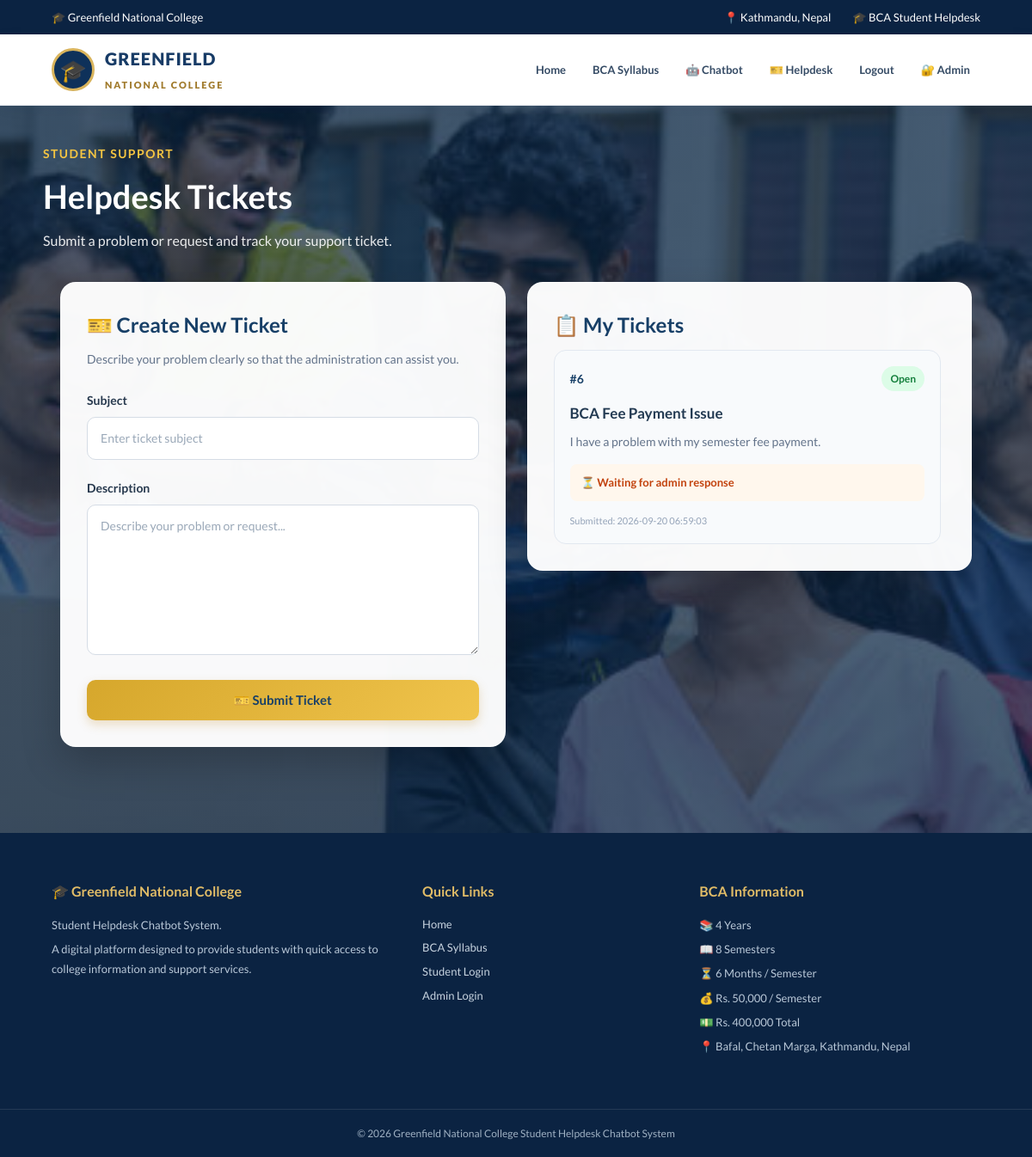
Screenshot of /tickets (signed in) with the database file from the repository.
### tables this page shows
CREATE TABLE tickets (
            id INTEGER PRIMARY KEY AUTOINCREMENT,
            user_id INTEGER NOT NULL,
            subject TEXT NOT NULL,
            description TEXT NOT NULL,
            reply TEXT,
            status TEXT DEFAULT 'Open',
            created_at TIMESTAMP DEFAULT CURRENT_TIMESTAMP
        );

### app.py (the view, shortened to what this page needs)
@app.route(
    "/tickets",
    methods=["GET", "POST"]
)
@student_required
def tickets():
    connection = get_db()
    student_tickets = connection.execute("""
        SELECT *
        FROM tickets
        WHERE user_id = ?
        ORDER BY id DESC
    """, (
        session["user_id"],
    )).fetchall()
    connection.close()
    return render_template(
        "tickets.html",
        tickets=student_tickets
    )

### app.py (called while the page is built)
def get_db():
    connection = sqlite3.connect(DATABASE)
    connection.row_factory = sqlite3.Row
    return connection

def student_required(function):
    @wraps(function)
    def wrapper(*args, **kwargs):
        if "user_id" not in session:
            flash("Please login first.")
            return redirect(
                url_for("login")
            )
        return function(*args, **kwargs)
    return wrapper

### templates/tickets.html (shortened to what this page needs)
{% extends "base.html" %}
{% block content %}
<section class="tickets-page">
    <div class="page-title">
        <span>
            STUDENT SUPPORT
        </span>
        <h1>
            Helpdesk Tickets
        </h1>
        <p>
            Submit a problem or request and track
            your support ticket.
        </p>
    </div>
    <div class="ticket-grid">
        <div class="panel">
            <h2>
                🎫 Create New Ticket
            </h2>
            <p class="panel-description">
                Describe your problem clearly so that
                the administration can assist you.
            </p>
            <form method="POST">
                <div class="professional-form-group">
                    <label>
                        Subject
                    </label>
                    <input
                        type="text"
                        name="subject"
                        placeholder="Enter ticket subject"
                        required
                    >
                </div>
                <div class="professional-form-group">
                    <label>
                        Description
                    </label>
                    <textarea
                        name="description"
                        rows="7"
                        placeholder="Describe your problem or request..."
                        required
                    ></textarea>
                </div>
                <button
                    type="submit"
                    class="gold-button"
                >
                    🎫 Submit Ticket
                </button>
            </form>
        </div>
        <div class="panel">
            <h2>
                📋 My Tickets
            </h2>
            {% if tickets %}
                <div class="student-ticket-list">
                    {% for ticket in tickets %}
                        <div class="student-ticket-card">
                            <div class="ticket-card-top">
                                <strong>
                                    #{{ ticket["id"] }}
                                </strong>
                                {% if ticket["status"] == "Open" %}
                                    <span class="status status-open">
                                        Open
                                    </span>
                                {% else %}
                                    <span class="status status-closed">
                                        Closed
                                    </span>
                                {% endif %}
                            </div>
                            <h3>
                                {{ ticket["subject"] }}
                            </h3>
                            <p>
                                {{ ticket["description"] }}
                            </p>
                            {% if ticket["reply"] %}
                                <div class="admin-reply">
                                    <strong>
                                        👨‍💼 Admin Reply
                                    </strong>
                                    <p>
                                        {{ ticket["reply"] }}
                                    </p>
                                </div>
                            {% else %}
                                <div class="waiting-reply">
                                    ⏳ Waiting for admin response
                                </div>
                            {% endif %}
                            <small>
                                Submitted:
                                {{ ticket["created_at"] }}
                            </small>
                        </div>
                    {% endfor %}
                </div>
            {% endif %}
        </div>
    </div>
</section>
{% endblock %}

### static/style.css (style rules this page uses)
* { margin: 0; padding: 0; box-sizing: border-box; }
html { scroll-behavior: smooth; }
body { font-family: "Lato", Arial, sans-serif; background: #f5f7fa; color: #26384f; line-height: 1.6; }
button { font-family: inherit; }
.gold-button { display: inline-block; background: #d5ad57; color: #152f50; padding: 13px 22px; border-radius: 6px; font-size: 13px; font-weight: 900; border: 1px solid #d5ad57; transition: 0.25s; cursor: pointer; }
.panel { background: white; border: 1px solid #e1e6ec; border-radius: 10px; padding: 25px; margin-bottom: 20px; box-shadow: 0 6px 20px rgba(20,50,80,0.05); }
.panel h2 { color: #1d416b; margin-bottom: 18px; }
.status { display: inline-block; padding: 5px 10px; border-radius: 20px; font-size: 11px; font-weight: 900; }
.status-open { background: #fff1d5; color: #966816; }
.professional-form-group { margin-bottom: 18px; }
.professional-form-group label { display: block; color: #304b67; font-size: 12px; font-weight: 900; margin-bottom: 7px; }
.ticket-grid { max-width: 1100px; margin: 40px auto; padding: 0 20px; }
.ticket-grid .panel { background: #ffffff; border: 1px solid #e5e7eb; border-radius: 18px; padding: 35px; margin-bottom: 30px; box-shadow: 0 8px 25px rgba(0, 0, 0, 0.08); }
.ticket-grid .panel h2 { margin-top: 0; margin-bottom: 12px; color: #173f73; font-size: 25px; font-weight: 700; }
.panel-description { color: #667085; font-size: 15px; line-height: 1.6; margin-bottom: 28px; }
.professional-form-group { margin-bottom: 24px; }
.professional-form-group label { display: block; margin-bottom: 9px; color: #344054; font-size: 15px; font-weight: 600; }
.professional-form-group input, .professional-form-group textarea, .professional-form-group select { width: 100%; box-sizing: border-box; padding: 13px 15px; border: 1px solid #d0d5dd; border-radius: 10px; background: #ffffff; color: #101828; font-size: 15px; font-family: inherit; outline: none; transition: 0.2s ease; }
.professional-form-group input { height: 48px; }
.professional-form-group textarea { min-height: 140px; resize: vertical; line-height: 1.5; }
.professional-form-group input::placeholder, .professional-form-group textarea::placeholder { color: #98a2b3; }
.gold-button { border: none; border-radius: 10px; padding: 13px 25px; background: linear-gradient(135deg, #d9a441, #c58d28); color: #ffffff; font-size: 15px; font-weight: 700; cursor: pointer; transition: all 0.2s ease; box-shadow: 0 5px 12px rgba(197, 141, 40, 0.25); }
.student-ticket-list { display: flex; flex-direction: column; gap: 18px; }
.student-ticket-card { background: #f8fafc; border: 1px solid #e4e7ec; border-radius: 14px; padding: 22px; transition: 0.2s ease; }

### rows the page displays
tickets: id "6", status "Open", subject "BCA Fee Payment Issue", description "I have a problem with my semester fee payment.", created_at "2026-09-20 06:59:03"
